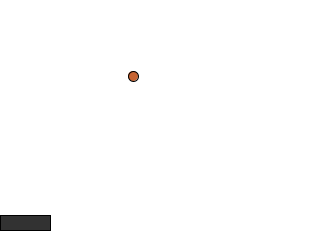
Frame 1 (no input)
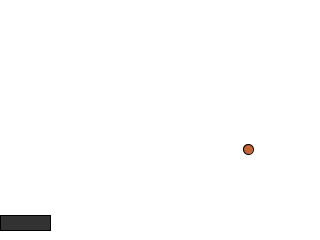
Frame 60 (the mouse pressed at the canvas centre just before this capture)
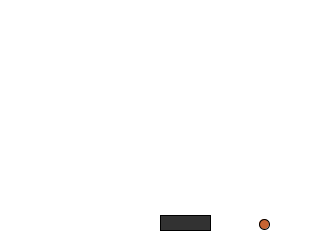
Frame 120 (the mouse held since frame 60 and released just before this capture)

The Processing sketch that drew these frames (run headless with seeded random() and noise(); from frame 60 on, the mouse is pressed at the canvas centre):

// Processing sketch: Exercise2_1
// ── Exercise2_1.pde
final int SCREENX = 320;
final int SCREENY = 240;
final int PADDLEHEIGHT = 15;
final int PADDLEWIDTH = 50;
final int MARGIN = 10;

class Player {
  int xpos; 
  int ypos;
  color paddlecolor = color(50);
  Player(int screen_y)
  {
    xpos=SCREENX/2;
    ypos=screen_y;
  }
  void move(int x) {
    if (x>SCREENX-PADDLEWIDTH) xpos = SCREENX-PADDLEWIDTH;
    else xpos=x;
  }
  void draw()
  {
    fill(paddlecolor);
    rect(xpos, ypos, PADDLEWIDTH, PADDLEHEIGHT);
  }
}

class Ball {
  float x; 
  float y;
  float dx; 
  float dy;
  int radius;
  color ballColor = color(200, 100, 50);
  Ball() {
    x = random(SCREENX/4, SCREENX/2);
    y = random(SCREENY/4, SCREENY/2);
    dx = random(1, 2); 
    dy = random(1, 2);
    radius=5;
  }
  void move() {
    x = x+dx; 
    y = y+dy;
  }
  void draw() {
    fill(ballColor);
    ellipse(int(x), int(y), radius, 
      radius);
  }
  void collide(Player tp) {
    if (x-radius <=0) dx=-dx;
    else if (x+radius>=SCREENX) dx=-dx;
    if (y+radius >= tp.ypos &&
      y-radius<tp.ypos+PADDLEHEIGHT &&
      x >=tp.xpos && x <=
      tp.xpos+PADDLEWIDTH) {
      println("collided!");
      dy=-dy;
    }
  }
}

Player thePlayer;
Ball theBall;
void settings() {
  size(SCREENX, SCREENY);
}
void setup() {
  thePlayer = new Player(SCREENY-MARGIN-PADDLEHEIGHT);
  theBall = new Ball();
  ellipseMode(RADIUS);
}
void draw() {
  background(255);
  thePlayer.move(mouseX);
  theBall.move();
  theBall.collide(thePlayer);
  thePlayer.draw();
  theBall.draw();
}
